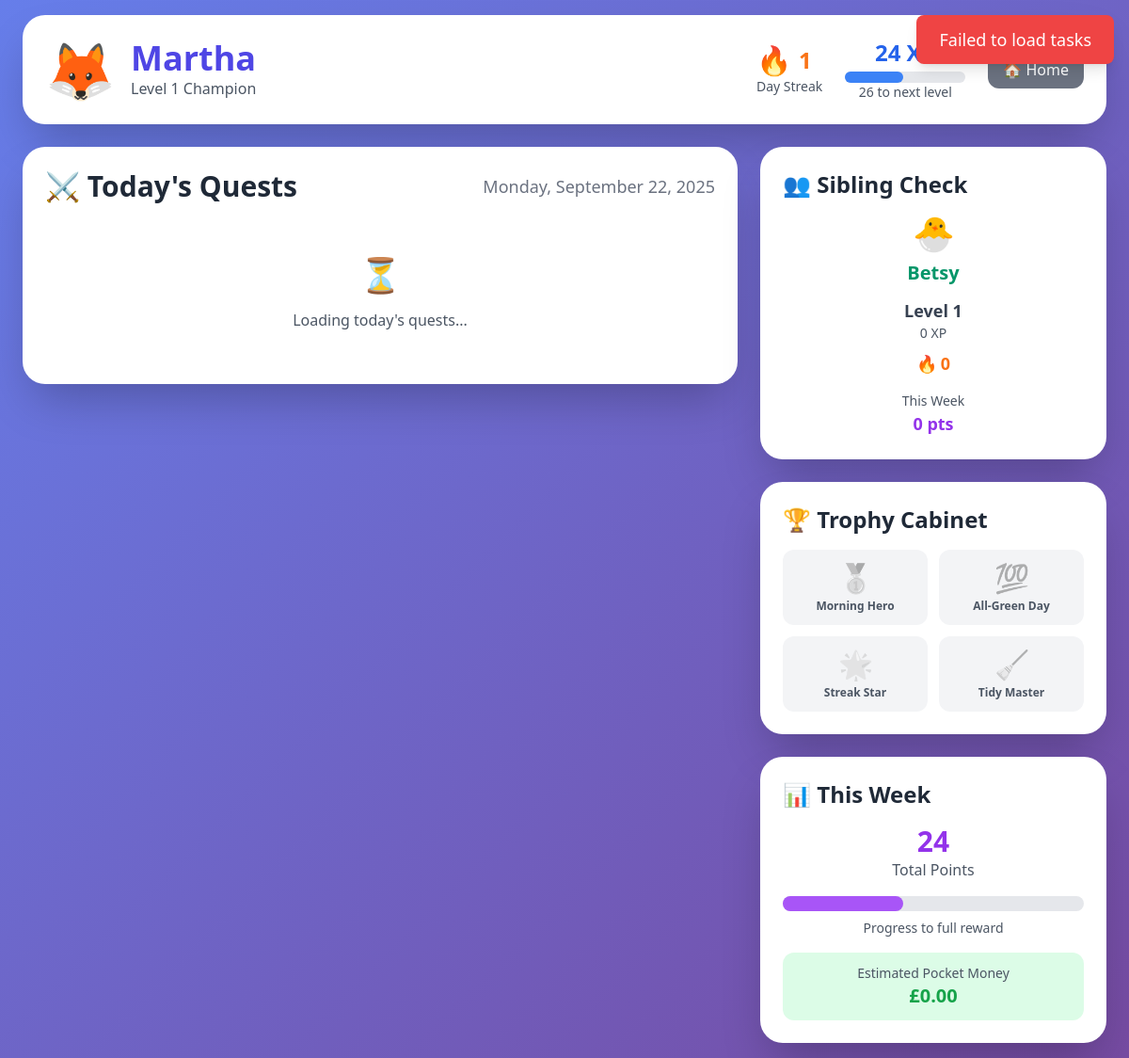
Page /kid/1 on the earlier database version.
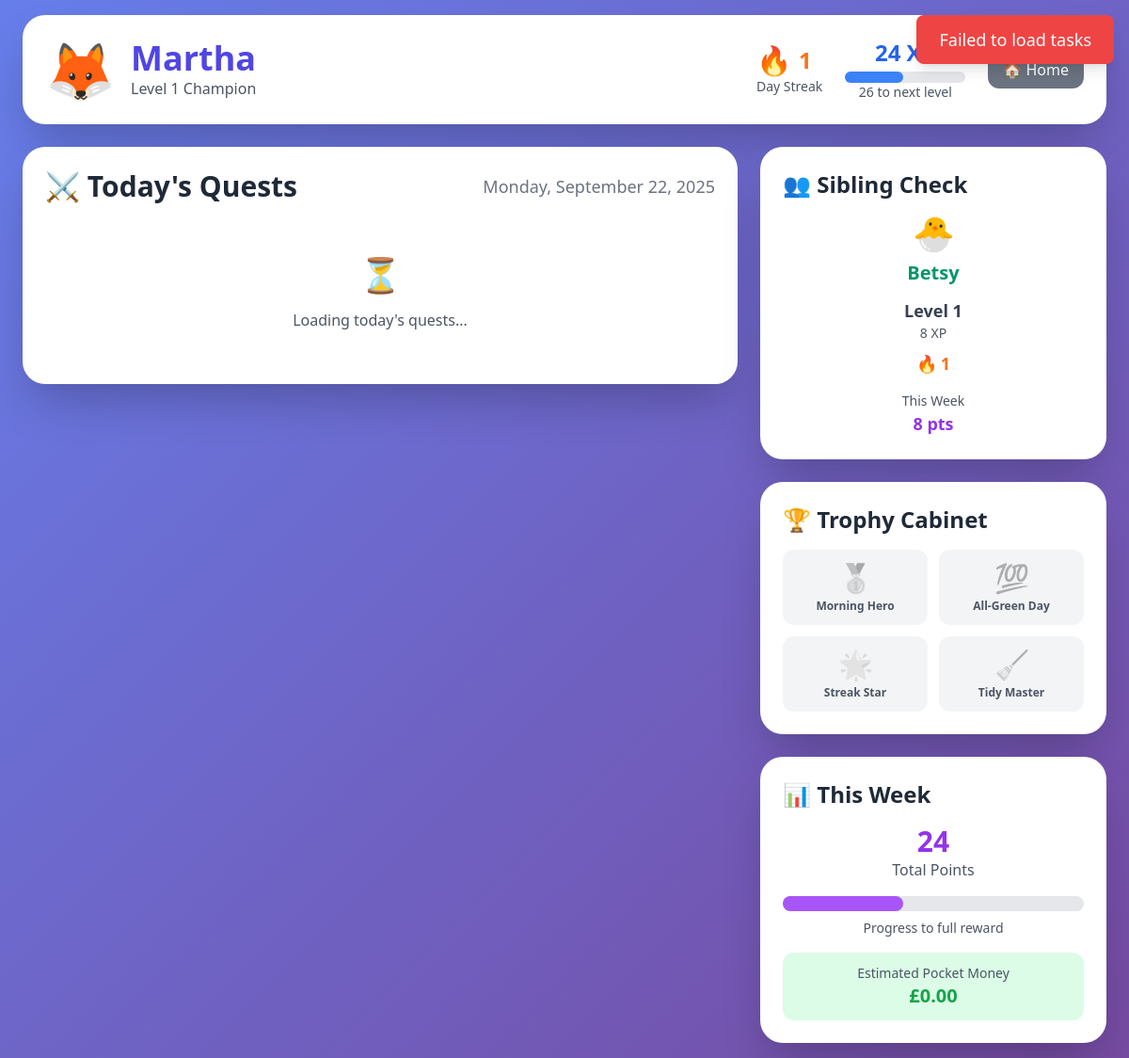
Same page on the later database version.
### models.py (models this page shows, shortened)
class Child(Base):
    __tablename__ = 'children'
    id = Column(Integer, primary_key=True)
    name = Column(String(50), nullable=False)
    avatar = Column(String(10), nullable=False)  # emoji
    color = Column(String(20), nullable=False)   # CSS color name
    xp = Column(Integer, default=0)
    level = Column(Integer, default=1)
    streak_count = Column(Integer, default=0)
    last_completion_date = Column(Date)
    completions = relationship("TaskCompletion", back_populates="child")
    badges = relationship("Badge", back_populates="child")
    week_summaries = relationship("WeekSummary", back_populates="child")

### main.py (the view)
@app.route('/kid/<int:child_id>')
def kid_dashboard(child_id):
    session_db = get_session()
    try:
        child = session_db.query(Child).get(child_id)
        if not child:
            return redirect(url_for('index'))
        sibling = session_db.query(Child).filter(Child.id != child_id).first()
        return render_template('kid_dashboard.html', child=child, sibling=sibling)
    finally:
        session_db.close()

### main.py (called while the page is built)
def get_session():
    return Session()

### templates/kid_dashboard.html (shortened to what this page needs)
{% extends "base.html" %}
{% block content %}
<div class="min-h-screen p-4">
    <div class="max-w-6xl mx-auto">
        <div class="bg-white rounded-3xl shadow-2xl p-6 mb-6">
            <div class="flex flex-col md:flex-row items-center justify-between">
                <div class="flex items-center space-x-4 mb-4 md:mb-0">
                    <span class="text-6xl">{{ child.avatar }}</span>
                    <div>
                        <h1 class="text-4xl font-bold text-{{ child.color }}-600">{{ child.name }}</h1>
                        <p class="text-gray-600">Level {{ child.level }} Champion</p>
                    </div>
                </div>
                <div class="flex items-center space-x-6">
                    <div class="text-center">
                        <div class="flex items-center space-x-2">
                            <span class="text-3xl flame-animation">🔥</span>
                            <span class="text-2xl font-bold text-orange-500">{{ child.streak_count }}</span>
                        </div>
                        <p class="text-sm text-gray-600">Day Streak</p>
                    </div>
                    <div class="text-center">
                        <div class="text-2xl font-bold text-blue-600">{{ child.xp }} XP</div>
                        <div class="w-32 bg-gray-200 rounded-full h-3 mt-1">
                            <div
                                class="bg-blue-500 h-3 rounded-full transition-all duration-500"
                                style="width: {{ ((child.xp % 50) / 50 * 100) }}%"
                            ></div>
                        </div>
                        <p class="text-sm text-gray-600">{{ 50 - (child.xp % 50) }} to next level</p>
                    </div>
                    <button
                        onclick="window.location.href='/'"
                        class="bg-gray-500 hover:bg-gray-600 text-white px-4 py-2 rounded-xl"
                    >
                        🏠 Home
                    </button>
                </div>
            </div>
        </div>
        <div class="grid lg:grid-cols-3 gap-6">
            <div class="lg:col-span-2">
                <div class="bg-white rounded-3xl shadow-2xl p-6">
                    <h2 class="text-3xl font-bold text-gray-800 mb-6 flex items-center">
                        ⚔️ Today's Quests
                        <span id="todayDate" class="text-lg font-normal text-gray-500 ml-auto"></span>
                    </h2>
                    <div id="questsList" class="space-y-4">
                        <div class="text-center py-8">
                            <div class="animate-spin text-4xl mb-4">⏳</div>
                            <p class="text-gray-600">Loading today's quests...</p>
                        </div>
                    </div>
                </div>
            </div>
            <div class="space-y-6">
                {% if sibling %}
                <div class="bg-white rounded-3xl shadow-2xl p-6">
                    <h3 class="text-2xl font-bold text-gray-800 mb-4 flex items-center">
                        👥 Sibling Check
                    </h3>
                    <div class="text-center">
                        <span class="text-4xl">{{ sibling.avatar }}</span>
                        <h4 class="text-xl font-bold text-{{ sibling.color }}-600 mt-2">{{ sibling.name }}</h4>
                        <div class="mt-3">
                            <div class="text-lg font-semibold text-gray-700">Level {{ sibling.level }}</div>
                            <div class="text-sm text-gray-600">{{ sibling.xp }} XP</div>
                            <div class="flex items-center justify-center mt-2">
                                <span class="text-lg">🔥</span>
                                <span class="text-lg font-bold text-orange-500 ml-1">{{ sibling.streak_count }}</span>
                            </div>
                        </div>
                        <div id="siblingWeeklyProgress" class="mt-4">
                            <div class="text-sm text-gray-600">This Week</div>
                            <div id="siblingWeeklyPoints" class="text-lg font-bold text-purple-600">-</div>
                        </div>
                    </div>
                </div>
                {% endif %}
                <div class="bg-white rounded-3xl shadow-2xl p-6">
                    <h3 class="text-2xl font-bold text-gray-800 mb-4 flex items-center">
                        🏆 Trophy Cabinet
                    </h3>
                    <div id="badgesList" class="grid grid-cols-2 gap-3">
                    </div>
                </div>
                <div class="bg-white rounded-3xl shadow-2xl p-6">
                    <h3 class="text-2xl font-bold text-gray-800 mb-4 flex items-center">
                        📊 This Week
                    </h3>
                    <div class="text-center">
                        <div id="weeklyPoints" class="text-3xl font-bold text-purple-600">-</div>
                        <p class="text-gray-600">Total Points</p>
                        <div class="mt-4">
                            <div class="w-full bg-gray-200 rounded-full h-4">
                                <div id="weeklyProgress" class="bg-purple-500 h-4 rounded-full transition-all duration-500" style="width: 0%"></div>
                            </div>
                            <p class="text-sm text-gray-600 mt-2">Progress to full reward</p>
                        </div>
                        <div id="estimatedPayout" class="mt-4 p-3 bg-green-100 rounded-xl">
                        </div>
                    </div>
                </div>
            </div>
        </div>
    </div>
</div>
{% endblock %}

### templates/base.html (shortened to what this page needs)
<!DOCTYPE html>
<html lang="en">
<head>
    <script src="https://cdn.tailwindcss.com"></script>
</head>
<body class="bg-gradient-fun min-h-screen">
    {% block content %}{% endblock %}
</body>
</html>

### templates/base.html (style rules this page uses)
.bg-gradient-fun { background: linear-gradient(135deg, #667eea 0%, #764ba2 100%); }
.flame-animation { animation: flame 1s ease-in-out infinite alternate; }

Differences in the rows shown:
changed Child "Betsy": xp "0" → "8"; streak_count "0" → "1"
Other differences:
text written by a page script: "0 pts" → "8 pts"
